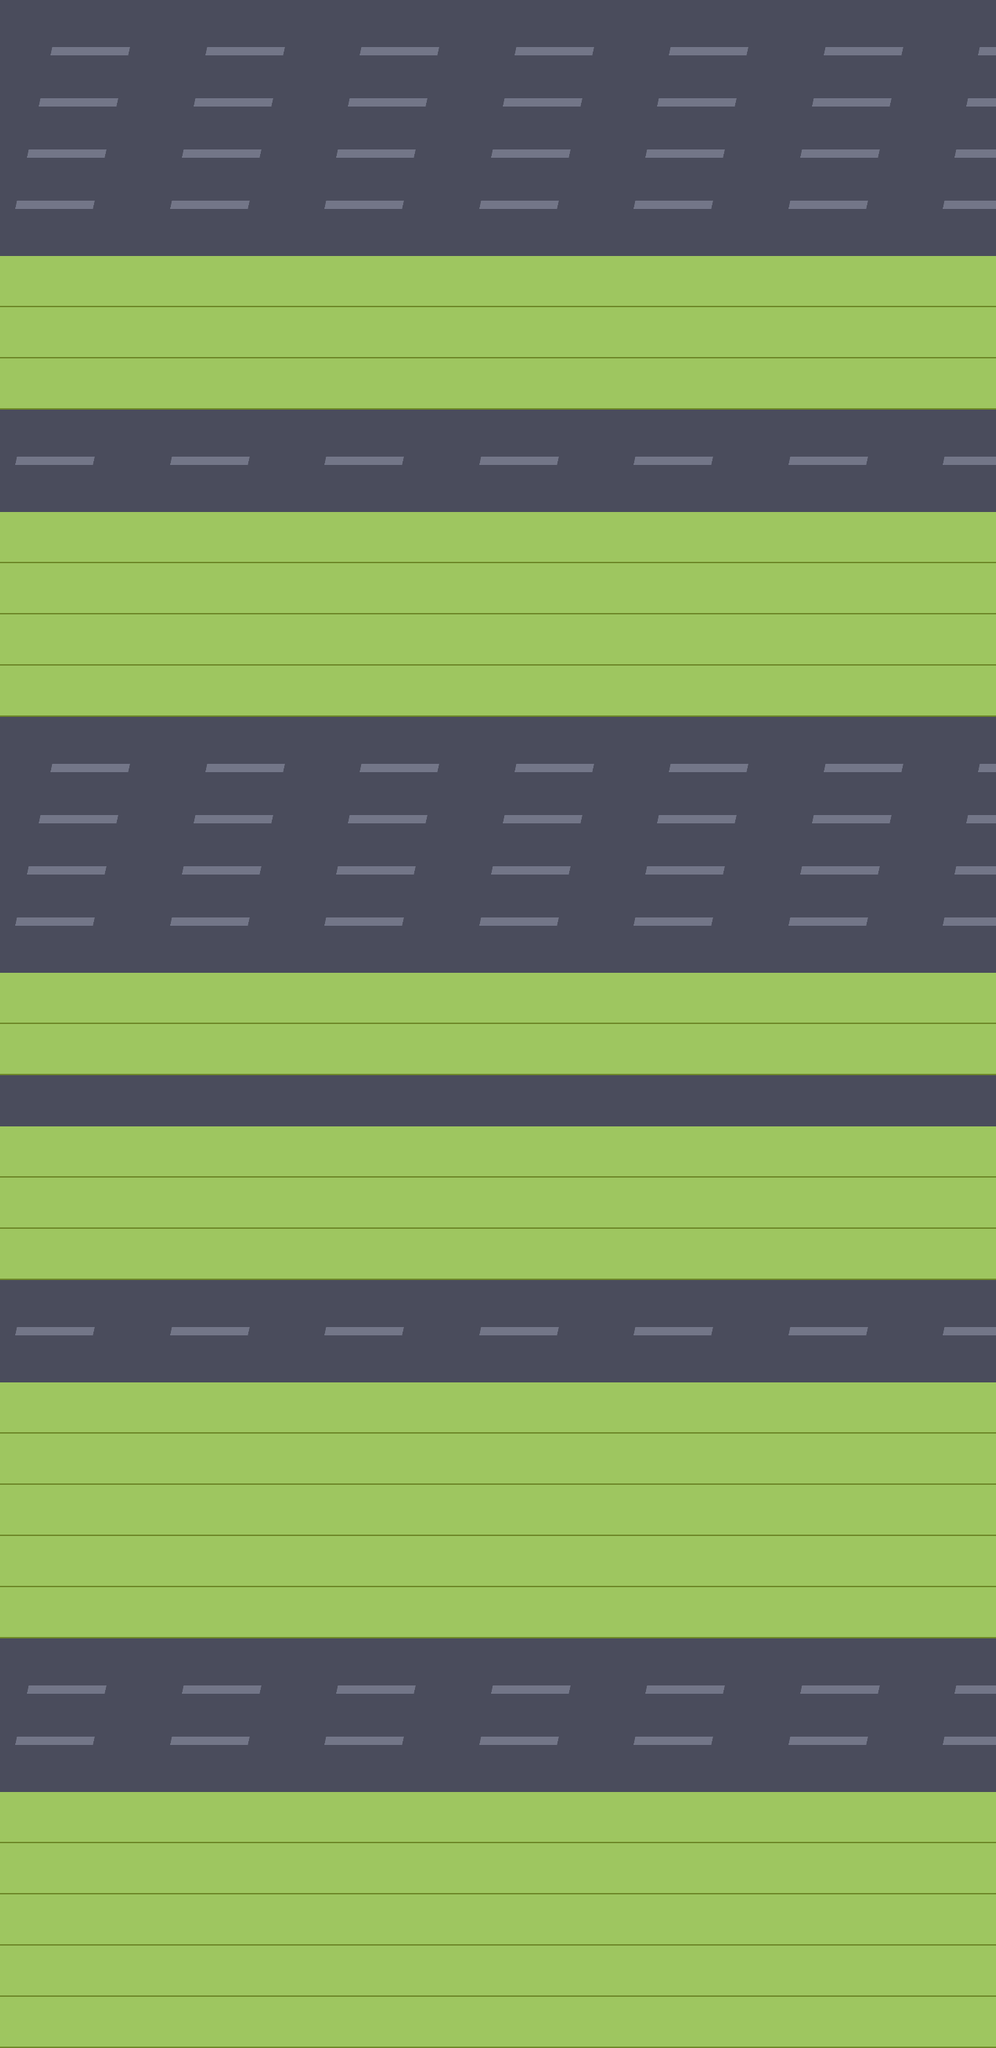

Rendered tile map (Tiled .tmx) drawn with the repository's tilesets; below, a short description and the map source with its tile grids summarised:
An orthogonal 18x40 tile map with 80x74 px tiles, 1 tile layer (main), 2 hidden layers not drawn, 2 tilesets and 80 objects.

<map version="1.0" tiledversion="1.1.4" orientation="orthogonal" renderorder="right-down" width="18" height="40" tilewidth="80" tileheight="74" infinite="0" nextobjectid="186">
 <tileset firstgid="1" name="road" tilewidth="80" tileheight="74" tilecount="360" columns="18">
  <image source="road.png" width="1508" height="1480" />
 </tileset>
 <tileset firstgid="361" name="sup" tilewidth="80" tileheight="74" tilecount="84" columns="7">
  <image source="sup.png" width="560" height="888" />
 </tileset>
 <layer name="main" width="18" height="40" opacity="0.9">
  <data>[720 cells, 720 non-empty, 216 distinct tile ids]</data>
 </layer>
 <layer name="pro" width="18" height="40" visible="0">
  <data>[720 cells, 0 non-empty, 0 distinct tile ids]</data>
 </layer>
 <layer name="sup" width="18" height="40" visible="0">
  <data>[720 cells, 139 non-empty, 33 distinct tile ids]</data>
 </layer>
 <objectgroup name="car">
  <object id="13" x="10" y="111">
   <properties>
    <property name="direction" value="2" />
    <property name="interval" value="5" />
    <property name="speed" value="2" />
    <property name="type" value="2" />
   </properties>
   <point />
  </object>
  <object id="14" x="10" y="703">
   <properties>
    <property name="direction" value="2" />
    <property name="interval" value="4" />
    <property name="speed" value="2" />
    <property name="type" value="2" />
   </properties>
   <point />
  </object>
  <object id="15" x="12.6667" y="333">
   <properties>
    <property name="direction" value="2" />
    <property name="interval" value="6" />
    <property name="speed" value="2" />
    <property name="type" value="2" />
   </properties>
   <point />
  </object>
  <object id="16" x="10" y="1147">
   <properties>
    <property name="direction" value="2" />
    <property name="interval" value="5" />
    <property name="speed" value="3" />
    <property name="type" value="1" />
   </properties>
   <point />
  </object>
  <object id="17" x="10" y="1369">
   <properties>
    <property name="direction" value="2" />
    <property name="interval" value="5" />
    <property name="speed" value="3" />
    <property name="type" value="1" />
   </properties>
   <point />
  </object>
  <object id="18" x="10" y="1295">
   <properties>
    <property name="direction" value="2" />
    <property name="interval" value="5" />
    <property name="speed" value="3" />
    <property name="type" value="1" />
   </properties>
   <point />
  </object>
  <object id="19" x="10" y="1591">
   <properties>
    <property name="direction" value="2" />
    <property name="interval" value="4" />
    <property name="speed" value="3" />
    <property name="type" value="1" />
   </properties>
   <point />
  </object>
  <object id="20" x="10" y="1887">
   <properties>
    <property name="direction" value="2" />
    <property name="interval" value="5" />
    <property name="speed" value="4" />
    <property name="type" value="2" />
   </properties>
   <point />
  </object>
  <object id="21" x="10" y="2405">
   <properties>
    <property name="direction" value="2" />
    <property name="interval" value="6" />
    <property name="speed" value="1" />
    <property name="type" value="1" />
   </properties>
   <point />
  </object>
  <object id="22" x="10" y="2553">
   <properties>
    <property name="direction" value="2" />
    <property name="interval" value="7" />
    <property name="speed" value="1" />
    <property name="type" value="2" />
   </properties>
   <point />
  </object>
  <object id="35" x="1430" y="37">
   <properties>
    <property name="direction" value="1" />
    <property name="interval" value="5" />
    <property name="speed" value="2" />
    <property name="type" value="2" />
   </properties>
   <point />
  </object>
  <object id="36" x="1430" y="185">
   <properties>
    <property name="direction" value="1" />
    <property name="interval" value="5" />
    <property name="speed" value="2" />
    <property name="type" value="1" />
   </properties>
   <point />
  </object>
  <object id="37" x="1430" y="259">
   <properties>
    <property name="direction" value="1" />
    <property name="interval" value="5" />
    <property name="speed" value="3" />
    <property name="type" value="1" />
   </properties>
   <point />
  </object>
  <object id="38" x="1430" y="629">
   <properties>
    <property name="direction" value="1" />
    <property name="interval" value="4" />
    <property name="speed" value="3" />
    <property name="type" value="1" />
   </properties>
   <point />
  </object>
  <object id="39" x="1430" y="1073">
   <properties>
    <property name="direction" value="1" />
    <property name="interval" value="4" />
    <property name="speed" value="2" />
    <property name="type" value="1" />
   </properties>
   <point />
  </object>
  <object id="40" x="1430" y="1221">
   <properties>
    <property name="direction" value="1" />
    <property name="interval" value="4" />
    <property name="speed" value="3" />
    <property name="type" value="1" />
   </properties>
   <point />
  </object>
  <object id="41" x="1430" y="1961">
   <properties>
    <property name="direction" value="1" />
    <property name="interval" value="5" />
    <property name="speed" value="3" />
    <property name="type" value="2" />
   </properties>
   <point />
  </object>
  <object id="43" x="1430" y="2479">
   <properties>
    <property name="direction" value="1" />
    <property name="interval" value="4" />
    <property name="speed" value="3" />
    <property name="type" value="2" />
   </properties>
   <point />
  </object>
 </objectgroup>
 <objectgroup name="tree">
  <object id="52" x="241" y="2664" width="80" height="74">
   <properties>
    <property name="type" value="1" />
   </properties>
  </object>
  <object id="53" x="398" y="2736" width="80" height="74">
   <properties>
    <property name="type" value="1" />
   </properties>
  </object>
  <object id="117" x="1280" y="2736.33" width="157.333" height="147.333">
   <properties>
    <property name="type" value="5" />
   </properties>
  </object>
  <object id="118" x="-5.68434e-14" y="2145.67" width="237.333" height="143.333">
   <properties>
    <property name="type" value="6" />
   </properties>
  </object>
  <object id="134" x="319.667" y="2812.33" width="80" height="74">
   <properties>
    <property name="type" value="1" />
   </properties>
  </object>
  <object id="135" x="239.333" y="2887" width="80" height="74">
   <properties>
    <property name="type" value="1" />
   </properties>
  </object>
  <object id="136" x="159" y="2886.67" width="80" height="74">
   <properties>
    <property name="type" value="2" />
   </properties>
  </object>
  <object id="137" x="2.13163e-14" y="2885.33" width="80" height="74">
   <properties>
    <property name="type" value="2" />
   </properties>
  </object>
  <object id="138" x="80" y="2811.67" width="80" height="74">
   <properties>
    <property name="type" value="2" />
   </properties>
  </object>
  <object id="139" x="0" y="2737.67" width="80" height="74">
   <properties>
    <property name="type" value="2" />
   </properties>
  </object>
  <object id="140" x="79.3333" y="2663.33" width="80" height="74">
   <properties>
    <property name="type" value="2" />
   </properties>
  </object>
  <object id="141" x="160" y="2737.67" width="80" height="74">
   <properties>
    <property name="type" value="2" />
   </properties>
  </object>
  </objectgroup>
 <objectgroup name="man">
  <!-- 1 objects omitted --></objectgroup>
 <objectgroup name="items">
  <!-- 10 objects omitted --></objectgroup>
</map>
<!-- 50 of 80 objects omitted -->
